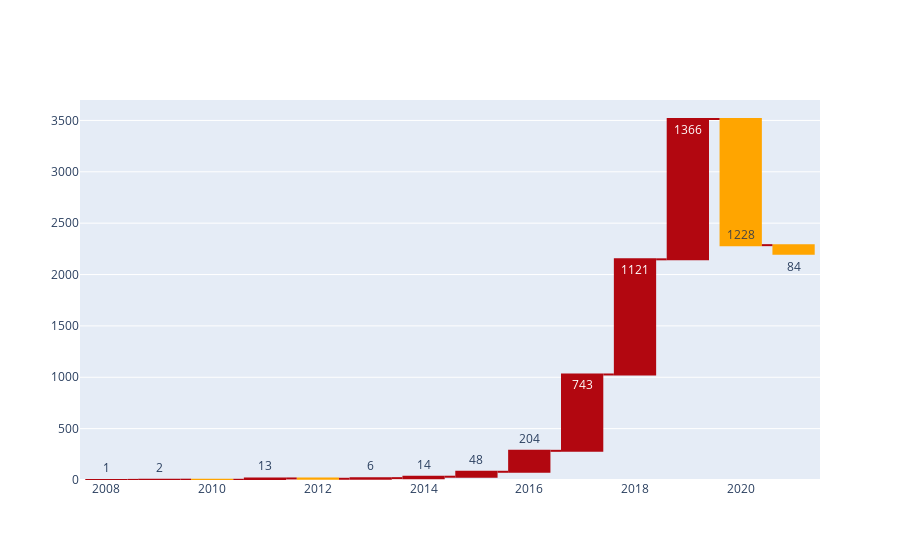

Notebook cell for this chart:
### Code cell
#waterfall chart for easy comparison.
fig1 = go.Figure(go.Waterfall(
    name = "Movie", orientation = "v", 
    x = vc2['year_added'].values,
    textposition = "auto",
    text = ["1", "2", "1", "13", "3", "6", "14", "48", "204", "743", "1121", "1366", "1228", "84"],
    y = [1, 2, -1, 13, -3, 6, 14, 48, 204, 743, 1121, 1366, -1228, -84],
    connector = {"line":{"color":"#b20710"}},
    increasing = {"marker":{"color":"#b20710"}},
    decreasing = {"marker":{"color":"orange"}},
))
fig1.show()

### Figure 1 — Plotly figure (JSON) as saved in the notebook; plotly's stock layout.template omitted (floating-point values rounded to 4 significant figures)
{"data": [{"connector": {"line": {"color": "#b20710"}}, "decreasing": {"marker": {"color": "orange"}}, "increasing": {"marker": {"color": "#b20710"}}, "name": "Movie", "orientation": "v", "text": ["1", "2", "1", "13", "3", "6", "14", "48", "204", "743", "1121", "1366", "1228", "84"], "textposition": "auto", "type": "waterfall", "x": [2008, 2009, 2010, 2011, 2012, 2013, 2014, 2015, 2016, 2017, 2018, 2019, 2020, 2021], "y": [1, 2, -1, 13, -3, 6, 14, 48, 204, 743, 1121, 1366, -1228, -84]}], "layout": {}}
